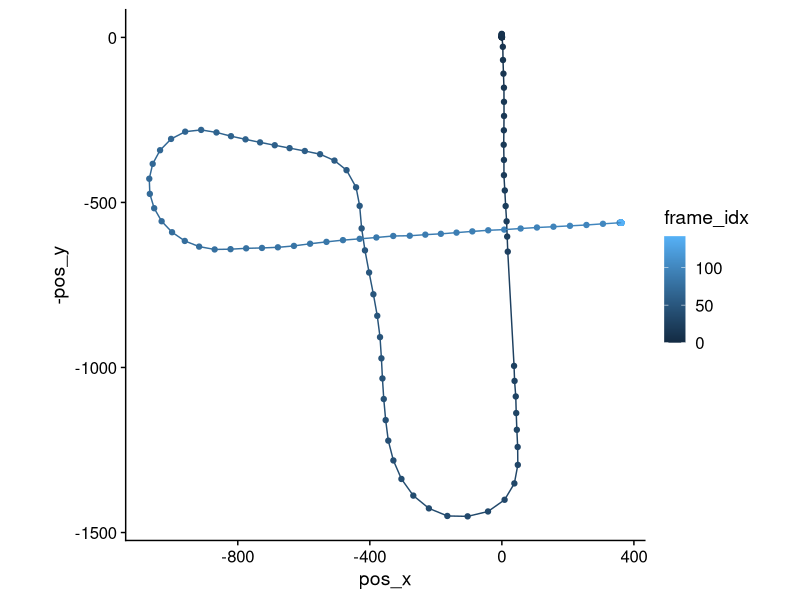
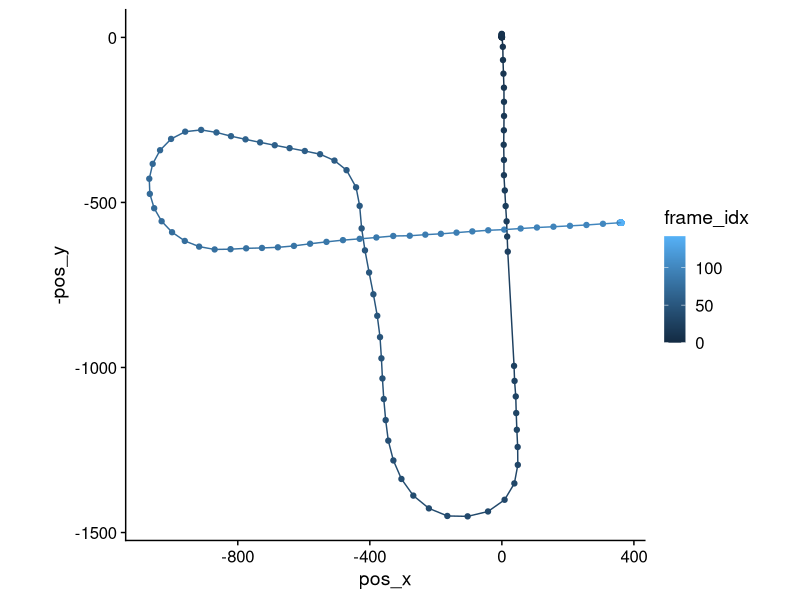

Here is the R script that generated these plots, in order:
## ---- chunk 1
knitr::opts_chunk$set(echo = TRUE)
library(tidyverse)
library(cowplot)
## ---- chunk 2
raw_data <- readr::read_csv('output/camera_track.txt', col_names = "raw_string")
## ---- chunk 3
filenames <- list.files("extracted_frames/") %>%
  tibble(filename = .) %>%
  mutate(frame_idx = row_number() - 1)
## ---- chunk 4
raw_data %>%
  mutate(frame_idx = str_extract(raw_string, "\\[(\\d+)\\]", group=1), 
         camera_position = str_extract(raw_string, "\\((.*\\)).*\\((.*)\\)", group=2), 
         pos_x = str_extract(camera_position, "(.*) (.*) (.*)", group=1), 
         pos_y = str_extract(camera_position, "(.*) (.*) (.*)", group=2), 
         pos_z = str_extract(camera_position, "(.*) (.*) (.*)", group=3)) %>%
  select(frame_idx, pos_x, pos_y, pos_z) %>%
  mutate_if(is.character, as.numeric) %>%
  left_join(filenames, by = c("frame_idx")) -> 
  data
## ---- chunk 5
data %>%
  ggplot() + 
  aes(color = frame_idx) + 
  aes(x = pos_x) + 
  aes(y = -pos_y) + 
  aes(label = filename) + 
  geom_point() + 
  geom_path() +
  geom_text(nudge_y = 0.2, size=1.5) + 
  coord_fixed() +
  # coord_fixed(xlim = c(-1.2, 1.2), 
  #             ylim = c(-1.2, 1.2)) +
  theme_cowplot()
ggsave("output/camera_track.pdf", 
       height=10, 
       width=12.5)
